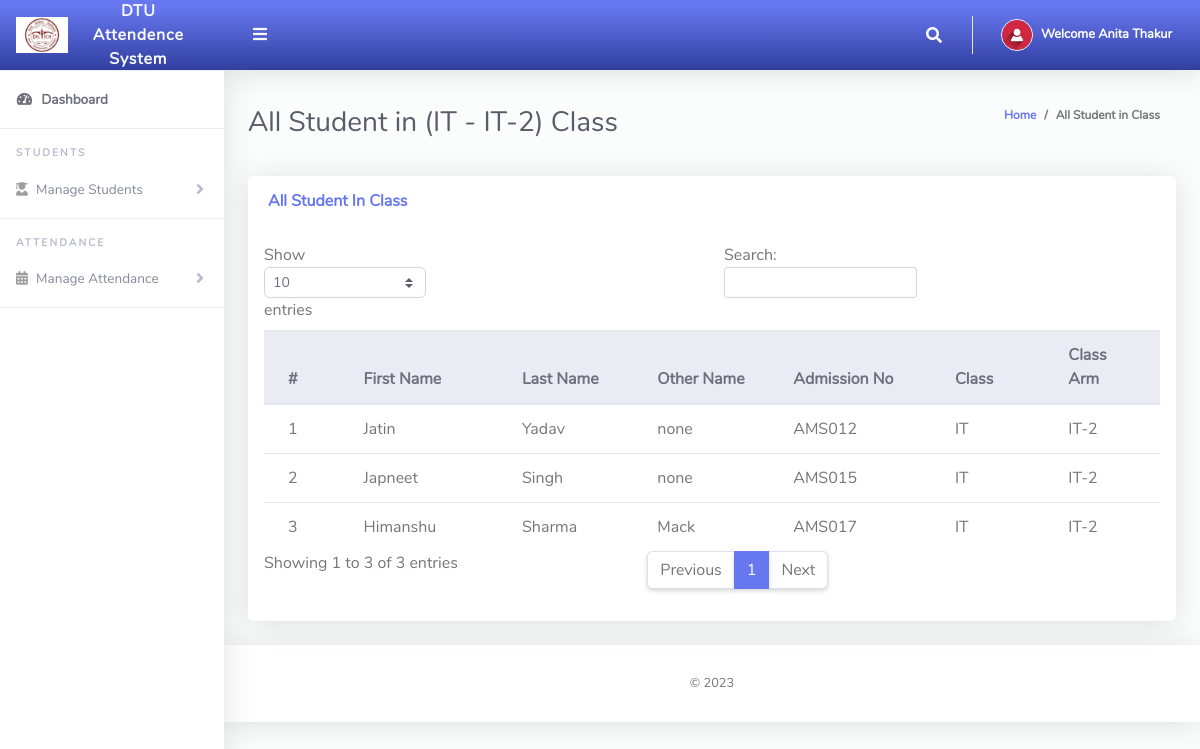
Page /Professor/viewStudents.php (signed in) on the committed database.
### tables this page shows
CREATE TABLE `tblclassteacher` (
  `Id` int(10) NOT NULL,
  `firstName` varchar(255) NOT NULL,
  `lastName` varchar(255) NOT NULL,
  `emailAddress` varchar(255) NOT NULL,
  `password` varchar(255) NOT NULL,
  `phoneNo` varchar(50) NOT NULL,
  `classId` varchar(10) NOT NULL,
  `classArmId` varchar(10) NOT NULL,
  `dateCreated` varchar(50) NOT NULL
);

CREATE TABLE `tblclassarms` (
  `Id` int(10) NOT NULL,
  `classId` varchar(10) NOT NULL,
  `classArmName` varchar(255) NOT NULL,
  `isAssigned` varchar(10) NOT NULL
);

CREATE TABLE `tblclass` (
  `Id` int(10) NOT NULL,
  `className` varchar(255) NOT NULL
);

CREATE TABLE `tblstudents` (
  `Id` int(10) NOT NULL,
  `firstName` varchar(255) NOT NULL,
  `lastName` varchar(255) NOT NULL,
  `otherName` varchar(255) NOT NULL,
  `admissionNumber` varchar(255) NOT NULL,
  `password` varchar(50) NOT NULL,
  `classId` varchar(10) NOT NULL,
  `classArmId` varchar(10) NOT NULL,
  `dateCreated` varchar(50) NOT NULL
);

### Professor/viewStudents.php (the view, shortened to what this page needs)
<?php
include '../Includes/dbcon.php';
$query = "SELECT tblclass.className,tblclassarms.classArmName
    FROM tblclassteacher
    INNER JOIN tblclass ON tblclass.Id = tblclassteacher.classId
    INNER JOIN tblclassarms ON tblclassarms.Id = tblclassteacher.classArmId
    Where tblclassteacher.Id = '$_SESSION[userId]'";
    $rs = $conn->query($query);
    $rrw = $rs->fetch_assoc();
?>
<!DOCTYPE html>
<html lang="en">
<head>
  <link href="../vendor/fontawesome-free/css/all.min.css" rel="stylesheet" type="text/css">
  <link href="../vendor/bootstrap/css/bootstrap.min.css" rel="stylesheet" type="text/css">
  <link href="css/ruang-admin.min.css" rel="stylesheet">
</head>
<body id="page-top">
  <div id="wrapper">
      <?php include "Includes/sidebar.php";?>
    <div id="content-wrapper" class="d-flex flex-column">
      <div id="content">
       <?php include "Includes/topbar.php";?>
        <div class="container-fluid" id="container-wrapper">
          <div class="d-sm-flex align-items-center justify-content-between mb-4">
            <h1 class="h3 mb-0 text-gray-800">All Student in (<?php echo $rrw['className'].' - '.$rrw['classArmName'];?>) Class</h1>
            <ol class="breadcrumb">
              <li class="breadcrumb-item"><a href="./">Home</a></li>
              <li class="breadcrumb-item active" aria-current="page">All Student in Class</li>
            </ol>
          </div>
          <div class="row">
            <div class="col-lg-12">
                 <div class="row">
              <div class="col-lg-12">
              <div class="card mb-4">
                <div class="card-header py-3 d-flex flex-row align-items-center justify-content-between">
                  <h6 class="m-0 font-weight-bold text-primary">All Student In Class</h6>
                </div>
                <div class="table-responsive p-3">
                  <table class="table align-items-center table-flush table-hover" id="dataTableHover">
                    <thead class="thead-light">
                      <tr>
                        <th>#</th>
                        <th>First Name</th>
                        <th>Last Name</th>
                        <th>Other Name</th>
                        <th>Admission No</th>
                        <th>Class</th>
                        <th>Class Arm</th>
                      </tr>
                    </thead>
                    <tbody>
                  <?php
                      $query = "SELECT tblstudents.Id,tblclass.className,tblclassarms.classArmName,tblclassarms.Id AS classArmId,tblstudents.firstName,
                      tblstudents.lastName,tblstudents.otherName,tblstudents.admissionNumber,tblstudents.dateCreated
                      FROM tblstudents
                      INNER JOIN tblclass ON tblclass.Id = tblstudents.classId
                      INNER JOIN tblclassarms ON tblclassarms.Id = tblstudents.classArmId
                      where tblstudents.classId = '$_SESSION[classId]' and tblstudents.classArmId = '$_SESSION[classArmId]'";
                      $rs = $conn->query($query);
                      $num = $rs->num_rows;
                      $sn=0;
                      if($num > 0)
                      {
                        while ($rows = $rs->fetch_assoc())
                          {
                             $sn = $sn + 1;
                            echo"
                              <tr>
                                <td>".$sn."</td>
                                <td>".$rows['firstName']."</td>
                                <td>".$rows['lastName']."</td>
                                <td>".$rows['otherName']."</td>
                                <td>".$rows['admissionNumber']."</td>
                                <td>".$rows['className']."</td>
                                <td>".$rows['classArmName']."</td>
                              </tr>";
                          }
                      }
                      else
                      {
                           echo
                           "<div class='alert alert-danger' role='alert'>
                            No Record Found!
                            </div>";
                      }
                      ?>
                    </tbody>
                  </table>
                </div>
              </div>
            </div>
            </div>
          </div>
        </div>
      </div>
       <?php include "Includes/footer.php";?>
    </div>
  </div>
</body>
</html>

### Professor/Includes/topbar.php (shortened to what this page needs)
<?php
  $query = "SELECT * FROM tblclassteacher WHERE Id = ".$_SESSION['userId']."";
  $rs = $conn->query($query);
  $rows = $rs->fetch_assoc();
  $fullName = $rows['firstName']." ".$rows['lastName'];;
?>
<nav class="navbar navbar-expand navbar-light bg-gradient-primary topbar mb-4 static-top">
          <button id="sidebarToggleTop" class="btn btn-link rounded-circle mr-3">
            <i class="fa fa-bars"></i>
          </button>
          <ul class="navbar-nav ml-auto">
            <li class="nav-item dropdown no-arrow">
              <a class="nav-link dropdown-toggle" href="#" id="searchDropdown" role="button" data-toggle="dropdown"
                aria-haspopup="true" aria-expanded="false">
                <i class="fas fa-search fa-fw"></i>
              </a>
            </li>
            <li class="nav-item dropdown no-arrow">
              <a class="nav-link dropdown-toggle" href="#" id="userDropdown" role="button" data-toggle="dropdown"
                aria-haspopup="true" aria-expanded="false">
                <img class="img-profile rounded-circle" src="img/user-icn.png" style="max-width: 60px">
                <span class="ml-2 d-none d-lg-inline text-white small"><b>Welcome <?php echo $fullName;?></b></span>
              </a>
            </li>
          </ul>
        </nav>

### rows in the picture
tblclassteacher: fullName "Anita Thakur"
tblclassarms: classId.className "IT", classArmName "IT-2"
tblstudents: firstName "Jatin", lastName "Yadav", otherName "none", admissionNumber "AMS012", classId.className "IT", classArmId.classArmName "IT-2"
tblstudents: firstName "Japneet", lastName "Singh", otherName "none", admissionNumber "AMS015", classId.className "IT", classArmId.classArmName "IT-2"
tblstudents: firstName "Himanshu", lastName "Sharma", otherName "Mack", admissionNumber "AMS017", classId.className "IT", classArmId.classArmName "IT-2"
